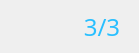
<?xml version="1.0" encoding="UTF-8"?>
<ui version="4.0">
 <class>MpBar</class>
 <widget class="QWidget" name="MpBar">
  <property name="geometry">
   <rect>
    <x>0</x>
    <y>0</y>
    <width>139</width>
    <height>53</height>
   </rect>
  </property>
  <property name="windowTitle">
   <string>Form</string>
  </property>
  <layout class="QHBoxLayout" name="horizontalLayout">
   <property name="spacing">
    <number>10</number>
   </property>
   <property name="leftMargin">
    <number>10</number>
   </property>
   <property name="topMargin">
    <number>5</number>
   </property>
   <property name="rightMargin">
    <number>10</number>
   </property>
   <property name="bottomMargin">
    <number>5</number>
   </property>
   <item>
    <widget class="QLabel" name="label">
     <property name="styleSheet">
      <string notr="true">border-image: url(:/fightUiImg/006oOWahly1fu28jkjxwbj306v07r0sw.jpg);</string>
     </property>
     <property name="text">
      <string/>
     </property>
    </widget>
   </item>
   <item>
    <widget class="QLabel" name="label_2">
     <property name="font">
      <font>
       <family>微软雅黑</family>
       <pointsize>18</pointsize>
      </font>
     </property>
     <property name="styleSheet">
      <string notr="true">color: rgb(41, 191, 255);</string>
     </property>
     <property name="text">
      <string>3/3</string>
     </property>
     <property name="alignment">
      <set>Qt::AlignCenter</set>
     </property>
    </widget>
   </item>
  </layout>
 </widget>
 <resources/>
 <connections/>
</ui>
